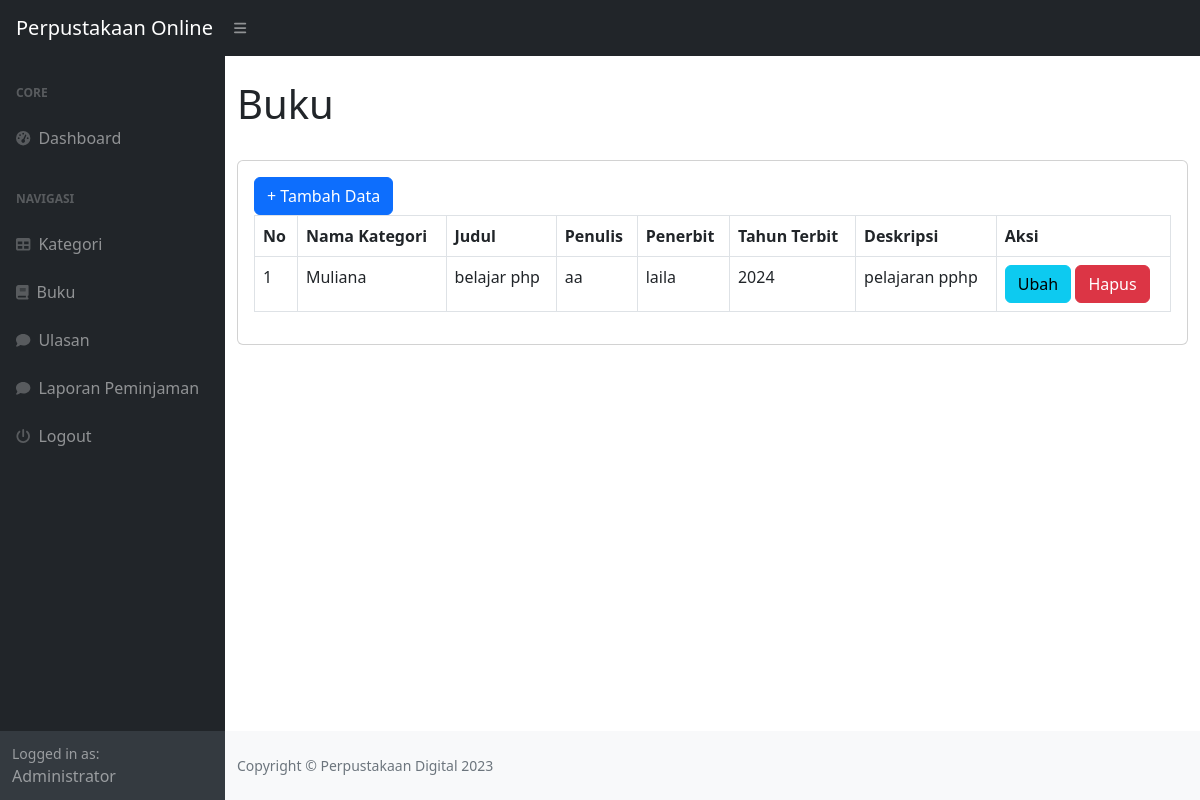
/index.php?page=buku (signed in), run on the app's committed database.
### tables this page shows
CREATE TABLE `buku` (
  `id_buku` int(11) NOT NULL,
  `id_kategori` int(11) DEFAULT NULL,
  `judul` varchar(100) DEFAULT NULL,
  `penulis` varchar(100) DEFAULT NULL,
  `penerbit` varchar(100) DEFAULT NULL,
  `tahun_terbit` varchar(100) DEFAULT NULL,
  `deskripsi` text DEFAULT NULL
);

CREATE TABLE `kategori` (
  `id_kategori` int(11) NOT NULL,
  `kategori` varchar(100) DEFAULT NULL
);

### buku.php (the view)
<h1 class="mt-4">Buku</h1>
<br>
<div class="card">
	<div class="card-body">
	<div class="row">
	  <div class="col-md-12">
		<a href="?page=buku_tambah" class="btn btn-primary">+ Tambah Data</a>
		<table class="table table-bordered" id="dataTable" width="100%" cellspacing="0">
			<tr>
				<th>No</th>
				<th>Nama Kategori</th>
				<th>Judul</th>
				<th>Penulis</th>
				<th>Penerbit</th>
				<th>Tahun Terbit</th>
				<th>Deskripsi</th>
				<th>Aksi</th>
			</tr>
			<?php
			$i = 1;
				$query = mysqli_query($koneksi, "SELECT * FROM buku LEFT JOIN kategori on buku.id_kategori = kategori.id_kategori");
					while($data = mysqli_fetch_array($query)){
					?>
					<tr>
						<td><?php echo $i++; ?></td>
						<td><?php echo $data['kategori']; ?></td>
						<td><?php echo $data['judul']; ?></td>
						<td><?php echo $data['penulis']; ?></td>
						<td><?php echo $data['penerbit']; ?></td>
						<td><?php echo $data['tahun_terbit']; ?></td>
						<td><?php echo $data['deskripsi']; ?></td>
						<td>
							<a href="?page=buku_ubah&&id=<?php echo $data['id_buku']; ?>" class="btn btn-info">Ubah</a>
							<a onclick="return confirm('Apakah anda yakin menghapus data ini?');" href="?page=buku_hapus&&id=<?php echo $data['id_buku']; ?>" class="btn btn-danger">Hapus</a>
						</td>
					</tr>
					<?php
				}
			?>
		</table>
	</div>
</div>
</div>
</div>

### data on the page
buku: id_kategori.kategori "Muliana", judul "belajar php", penulis "aa", penerbit "laila", tahun_terbit "2024", deskripsi "pelajaran pphp"

### other printed values
$_SESSION['user']['nama'] "Administrator"
